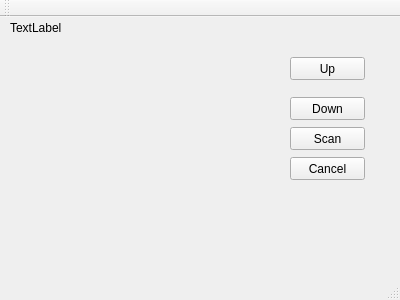
<?xml version="1.0" encoding="UTF-8"?>
<ui version="4.0">
 <class>MainWindow</class>
 <widget class="QMainWindow" name="MainWindow">
  <property name="geometry">
   <rect>
    <x>0</x>
    <y>0</y>
    <width>400</width>
    <height>300</height>
   </rect>
  </property>
  <property name="windowTitle">
   <string>MainWindow</string>
  </property>
  <widget class="QWidget" name="centralWidget">
   <widget class="QPushButton" name="pushButton">
    <property name="geometry">
     <rect>
      <x>290</x>
      <y>40</y>
      <width>75</width>
      <height>23</height>
     </rect>
    </property>
    <property name="text">
     <string>Up</string>
    </property>
   </widget>
   <widget class="QPushButton" name="pushButton_2">
    <property name="geometry">
     <rect>
      <x>290</x>
      <y>80</y>
      <width>75</width>
      <height>23</height>
     </rect>
    </property>
    <property name="text">
     <string>Down</string>
    </property>
   </widget>
   <widget class="QPushButton" name="pushButton_3">
    <property name="geometry">
     <rect>
      <x>290</x>
      <y>110</y>
      <width>75</width>
      <height>23</height>
     </rect>
    </property>
    <property name="text">
     <string>Scan</string>
    </property>
   </widget>
   <widget class="QPushButton" name="pushButton_4">
    <property name="geometry">
     <rect>
      <x>290</x>
      <y>140</y>
      <width>75</width>
      <height>23</height>
     </rect>
    </property>
    <property name="text">
     <string>Cancel</string>
    </property>
   </widget>
   <widget class="QLabel" name="label">
    <property name="geometry">
     <rect>
      <x>10</x>
      <y>0</y>
      <width>161</width>
      <height>21</height>
     </rect>
    </property>
    <property name="text">
     <string>TextLabel</string>
    </property>
   </widget>
  </widget>
  <widget class="QMenuBar" name="menuBar">
   <property name="geometry">
    <rect>
     <x>0</x>
     <y>0</y>
     <width>400</width>
     <height>22</height>
    </rect>
   </property>
  </widget>
  <widget class="QToolBar" name="mainToolBar">
   <attribute name="toolBarArea">
    <enum>TopToolBarArea</enum>
   </attribute>
   <attribute name="toolBarBreak">
    <bool>false</bool>
   </attribute>
  </widget>
  <widget class="QStatusBar" name="statusBar"/>
 </widget>
 <layoutdefault spacing="6" margin="11"/>
 <resources/>
 <connections/>
</ui>
